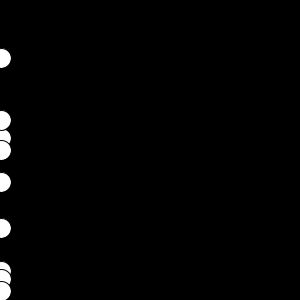
Frame 1 (no input)
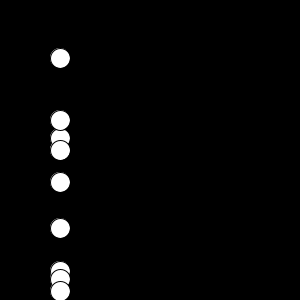
Frame 60 (the mouse pressed at the canvas centre just before this capture)
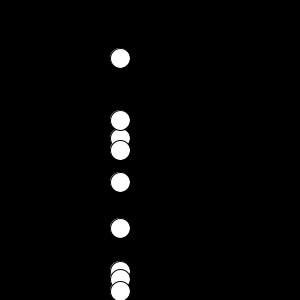
Frame 120 (the mouse held since frame 60 and released just before this capture)

The Processing sketch that drew these frames (run headless with seeded random() and noise(); from frame 60 on, the mouse is pressed at the canvas centre):

// Processing sketch: MoverDot
// ── MoverDot.pde
Mover [] dots;
void setup() {
  size(300, 300);
  background(0);
  dots = new Mover[10];
  for (int i = 0; i < dots.length; i++)
  {
    dots[i] = new Mover();
  }
}
void draw() {
  background(0);
  for (int i = 0; i < dots.length; i++)
  {
    //background(0);
    dots[i].move();
    dots[i].show();
  }
}
class Mover {
  int x, y;
  Mover() {
    if (x==0) {//initialize member var
      y = (int)(Math.random()*300)+1;
    }
  }
  void move() {
    x++;
  }
  void show() {
    fill(255);
    ellipse(x, y, 20, 20);
  }
}
